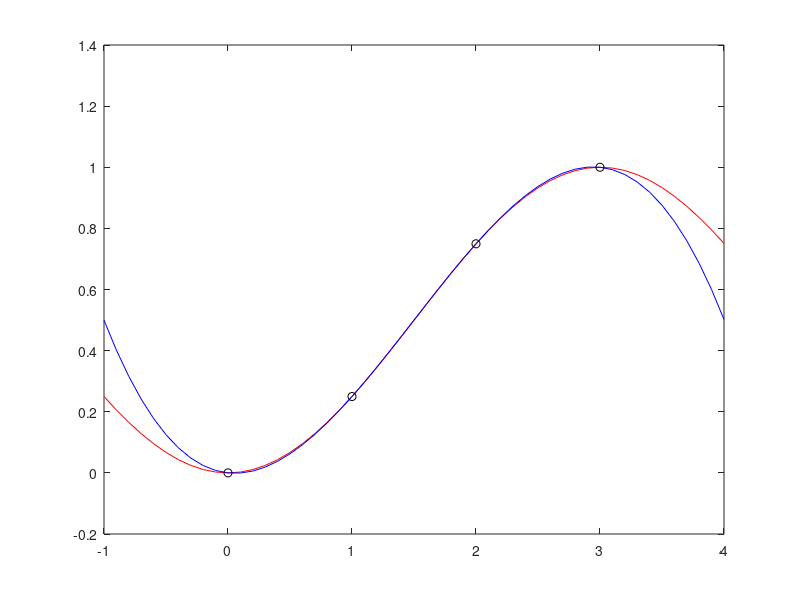

Source code (MATLAB):
clc
clear 
close all

%{
Gaussova eliminace s částečným výběrem hlavního prvku
Iterační metody k řešení soustav lineárních rovnic (Jacobihometoda,Gauss-Seidelova metoda)
 Normy matic a vektorů, podmíněnost matice
Interpolační polynomy (Lagrangeův tvar, Newtonův tvar, Hermitův polynom)
%}

%% premene:

pi = 3.14;
x = [0 1 2 3];
y  = sin((pi*x)/6).^2;
x_f = -1:0.1:4;
y_f = sin((pi*x_f)/6).^2;
n  = length(x);
A = zeros(n,2);
A(:,1) = x(:);
A(:,2) = y(:);
P = zeros(size(y_f));

%% algoritmus vypoctu:

for k = 1: length(x_f)
    sum  = 0;
    for i = 1:n
        L = 1;
            for j  = 1:n
                if(j ~= i)
                    L = L*(x_f(k) - x(j)) / (x(i)- x(j));

                end
            end
           sum = sum  + y(i)*L; 
    end
    P(k) = sum;
end
%% graf funkcie a polynomu:

plot(x_f,y_f,'r');
hold on
plot(x_f,P,'blue');
hold on
scatter(x,y,'k');